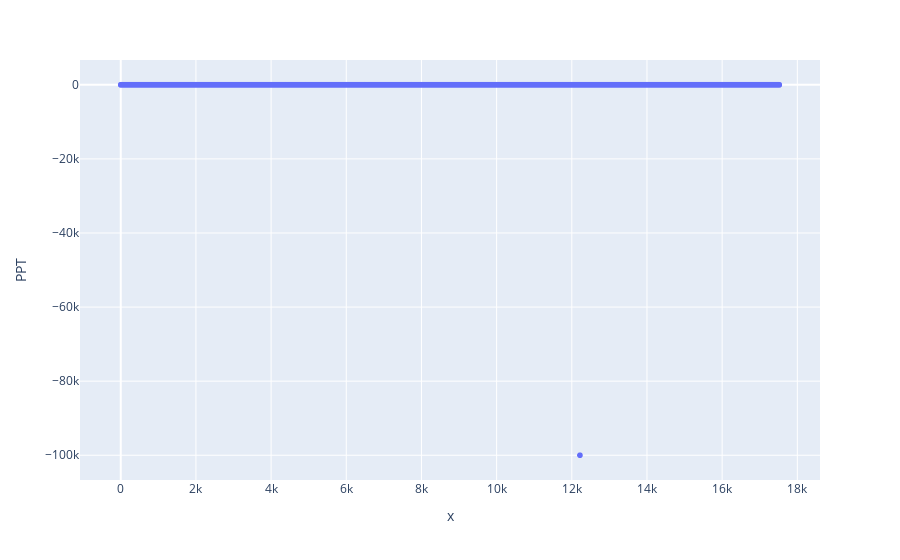

The notebook cell this image was saved under:
### Code cell
px.scatter(qyz3, x = np.arange(len(qyz3)), y = 'PPT')

### Figure 1 — Plotly figure (JSON) as saved in the notebook; plotly's stock layout.template omitted (floating-point values rounded to 4 significant figures; data arrays with more than 128 entries replaced by an {"elided": "..."} marker saying what was removed)
{"data": [{"hovertemplate": "x=%{x}<br>PPT=%{y}<extra></extra>", "legendgroup": "", "marker": {"color": "#636efa", "symbol": "circle"}, "mode": "markers", "name": "", "showlegend": false, "type": "scattergl", "x": {"elided": "17520 int values"}, "xaxis": "x", "y": {"elided": "17520 float values"}, "yaxis": "y"}], "layout": {"legend": {"tracegroupgap": 0}, "margin": {"t": 60}, "xaxis": {"anchor": "y", "domain": [0, 1], "title": {"text": "x"}}, "yaxis": {"anchor": "x", "domain": [0, 1], "title": {"text": "PPT"}}}}
